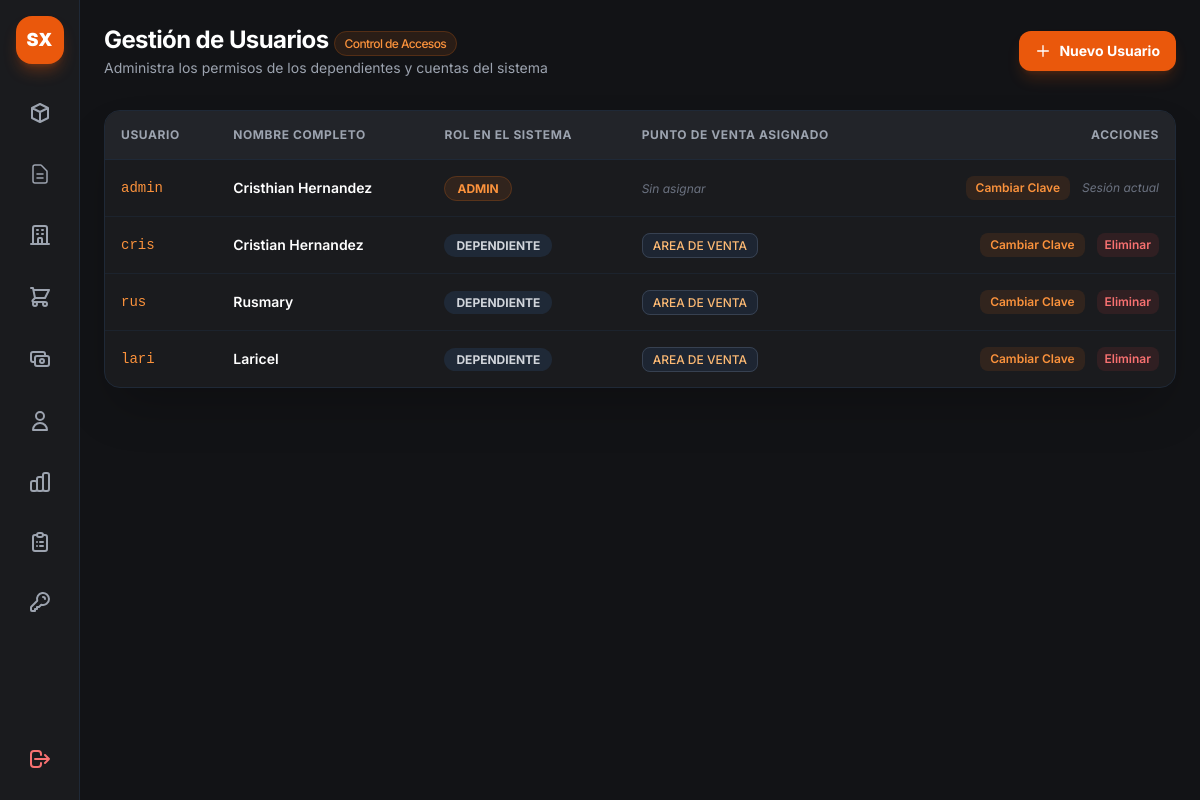
/admin/usuarios (signed in), run on an earlier commit of the app's database.
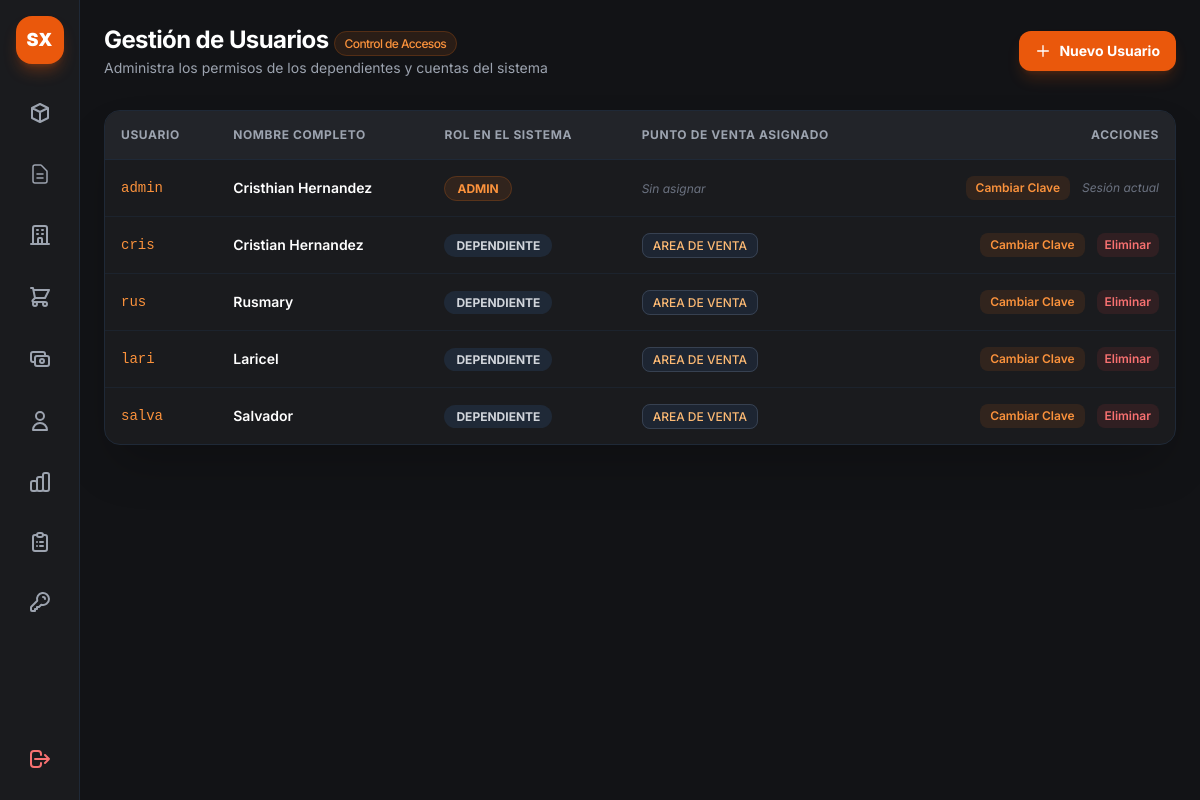
And on a later commit of the database.
### app.py (models this page shows)
class Usuario(db.Model):
    __tablename__ = 'usuarios'  # <-- ¡Aquí está la clave, en plural!
    id = db.Column(db.Integer, primary_key=True)
    username = db.Column(db.String(50), unique=True, nullable=False)
    password = db.Column(db.String(200), nullable=False)
    nombre = db.Column(db.String(100), nullable=False)
    rol = db.Column(db.String(50), nullable=False)  # <-- ¡Aquí está tu columna 'rol'!
    almacen_id = db.Column(db.Integer, db.ForeignKey('almacenes.id'), nullable=True)
    almacen = db.relationship('Almacen', backref='usuarios')

class Almacen(db.Model):
    __tablename__ = 'almacenes'
    id = db.Column(db.Integer, primary_key=True)
    nombre = db.Column(db.String(100), nullable=False, unique=True)
    ubicacion = db.Column(db.String(150), nullable=True)
    es_area_venta = db.Column(db.Boolean, default=False)
    stocks = db.relationship('StockAlmacen', backref='almacen', cascade="all, delete-orphan", lazy=True)

### app.py (the view)
@app.route('/admin/usuarios')
def vista_usuarios():
    if 'user' not in session or session.get('rol') != 'admin':
        return redirect(url_for('login'))
    usuarios = Usuario.query.all()
    almacenes = Almacen.query.all()
    return render_template('admin_usuarios.html', usuarios=usuarios, almacenes=almacenes)

### app.py (called while the page is built)
@app.context_processor
def inject_today():
    return {'hoy': date.today()}

### templates/admin_usuarios.html (shortened to what this page needs)
{% extends "base.html" %}
{% block content %}
<header class="p-6 pb-2 flex justify-between items-center">
    <div>
        <h1 class="text-2xl font-bold text-white tracking-tight">Gestión de Usuarios <span
                class="text-xs font-medium px-2.5 py-1 rounded-full bg-orange-500/10 text-orange-400 border border-orange-500/20">Control
                de Accesos</span></h1>
        <p class="text-sm text-gray-400 mt-0.5">Administra los permisos de los dependientes y cuentas del sistema</p>
    </div>
    <button onclick="abrirModalUsuario()"
        class="px-4 py-2.5 bg-orange-600 hover:bg-orange-500 text-white font-bold rounded-xl transition flex items-center gap-2 text-sm shadow-lg shadow-orange-600/20 active:scale-95">
        <svg class="w-4 h-4" fill="none" stroke="currentColor" viewBox="0 0 24 24">
            <path stroke-linecap="round" stroke-linejoin="round" stroke-width="2" d="M12 4v16m8-8H4" />
        </svg>
        <span>Nuevo Usuario</span>
    </button>
</header>
<section class="p-6 flex-1 overflow-y-auto">
    <div class="bg-[#1a1b1e] border border-gray-800 rounded-2xl overflow-hidden shadow-2xl">
        <table class="w-full text-left border-collapse">
            <thead>
                <tr class="border-b border-gray-800 text-xs font-semibold text-gray-400 uppercase tracking-wider bg-[#222429]">
                    <th class="p-4">Usuario</th>
                    <th class="p-4">Nombre Completo</th>
                    <th class="p-4">Rol en el Sistema</th>
                    <th class="p-4">Punto de Venta Asignado</th>
                    <th class="p-4 text-right">Acciones</th>
                </tr>
            </thead>
            <tbody class="divide-y divide-gray-800/60 text-sm">
                {% for u in usuarios %}
                <tr class="hover:bg-gray-800/30 transition-colors">
                    <td class="p-4 font-mono text-orange-400 font-medium">{{ u.username }}</td>
                    <td class="p-4 text-white font-semibold">{{ u.nombre }}</td>
                    <td class="p-4">
                        <span class="px-3 py-1 rounded-full text-xs font-bold {% if u.rol == 'admin' %}bg-orange-500/10 text-orange-400 border border-orange-500/20{% else %}bg-gray-800 text-gray-300{% endif %}">
                            {{ u.rol|upper }}
                        </span>
                    </td>
                    <td class="p-4 text-gray-300">
                        {% if u.almacen %}
                        <span class="px-2.5 py-1 bg-gray-800/80 border border-gray-700 rounded-lg text-xs font-medium text-orange-300">
                            {{ u.almacen.nombre }}
                        </span>
                        {% else %}
                        <span class="text-xs text-gray-500 italic">Sin asignar</span>
                        {% endif %}
                    </td>
                    <td class="p-4 text-right space-x-2">
                        <button onclick="abrirModalPasswordAdmin({{ u.id }}, '{{ u.username }}')"
                            class="text-orange-400 hover:text-orange-300 text-xs font-semibold px-2.5 py-1 bg-orange-500/10 rounded-lg hover:bg-orange-500/20 transition">
                            Cambiar Clave
                        </button>
                        {% if u.username != session.get('user') %}
                        <form action="{{ url_for('eliminar_usuario', id=u.id) }}" method="POST" class="inline"
                            onsubmit="return confirm('¿Seguro que deseas eliminar este usuario?');">
                            <button type="submit"
                                class="text-red-400 hover:text-red-300 text-xs font-semibold px-2 py-1 bg-red-500/10 rounded-lg hover:bg-red-500/20 transition">Eliminar</button>
                        </form>
                        {% else %}
                        <span class="text-xs text-gray-500 italic">Sesión actual</span>
                        {% endif %}
                    </td>
                </tr>
                {% endfor %}
            </tbody>
        </table>
    </div>
</section>
{% endblock %}

What changed in the data, as far as the page shows it:
added Usuario: username "salva", nombre "Salvador", rol "DEPENDIENTE", almacen.nombre "AREA DE VENTA"
